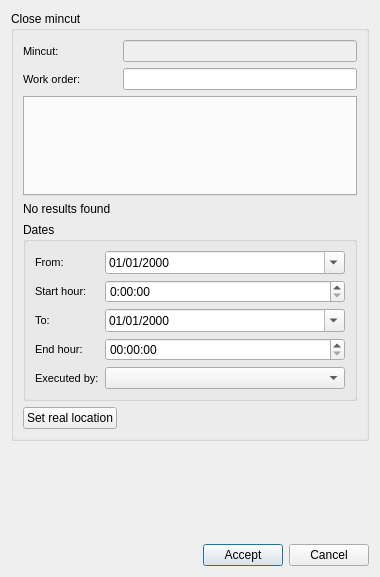
<?xml version="1.0" encoding="UTF-8"?>
<ui version="4.0">
 <class>dlg_mincut_end</class>
 <widget class="QDialog" name="dlg_mincut_end">
  <property name="geometry">
   <rect>
    <x>0</x>
    <y>0</y>
    <width>380</width>
    <height>577</height>
   </rect>
  </property>
  <property name="windowTitle">
   <string>Mincut end</string>
  </property>
  <layout class="QGridLayout" name="gridLayout_3">
   <item row="2" column="0">
    <spacer name="horizontalSpacer">
     <property name="orientation">
      <enum>Qt::Horizontal</enum>
     </property>
     <property name="sizeHint" stdset="0">
      <size>
       <width>155</width>
       <height>20</height>
      </size>
     </property>
    </spacer>
   </item>
   <item row="2" column="1">
    <widget class="QPushButton" name="btn_accept">
     <property name="sizePolicy">
      <sizepolicy hsizetype="Preferred" vsizetype="Fixed">
       <horstretch>0</horstretch>
       <verstretch>0</verstretch>
      </sizepolicy>
     </property>
     <property name="text">
      <string>Accept</string>
     </property>
    </widget>
   </item>
   <item row="2" column="2">
    <widget class="QPushButton" name="btn_cancel">
     <property name="sizePolicy">
      <sizepolicy hsizetype="Preferred" vsizetype="Fixed">
       <horstretch>0</horstretch>
       <verstretch>0</verstretch>
      </sizepolicy>
     </property>
     <property name="text">
      <string>Cancel</string>
     </property>
    </widget>
   </item>
   <item row="0" column="0" colspan="3">
    <widget class="QGroupBox" name="grb_close_mincut">
     <property name="title">
      <string>Close mincut</string>
     </property>
     <layout class="QGridLayout" name="gridLayout_2">
      <item row="1" column="1">
       <widget class="QLineEdit" name="work_order">
        <property name="enabled">
         <bool>true</bool>
        </property>
        <property name="styleSheet">
         <string notr="true"/>
        </property>
        <property name="text">
         <string/>
        </property>
        <property name="alignment">
         <set>Qt::AlignLeading|Qt::AlignLeft|Qt::AlignVCenter</set>
        </property>
       </widget>
      </item>
      <item row="0" column="0">
       <widget class="QLabel" name="lbl_mincut">
        <property name="font">
         <font>
          <pointsize>8</pointsize>
         </font>
        </property>
        <property name="frameShape">
         <enum>QFrame::NoFrame</enum>
        </property>
        <property name="frameShadow">
         <enum>QFrame::Plain</enum>
        </property>
        <property name="text">
         <string>Mincut:</string>
        </property>
        <property name="textFormat">
         <enum>Qt::AutoText</enum>
        </property>
        <property name="scaledContents">
         <bool>false</bool>
        </property>
        <property name="alignment">
         <set>Qt::AlignLeading|Qt::AlignLeft|Qt::AlignVCenter</set>
        </property>
        <property name="margin">
         <number>3</number>
        </property>
       </widget>
      </item>
      <item row="0" column="1">
       <widget class="QLineEdit" name="mincut">
        <property name="enabled">
         <bool>false</bool>
        </property>
        <property name="font">
         <font>
          <italic>false</italic>
         </font>
        </property>
        <property name="styleSheet">
         <string notr="true"/>
        </property>
        <property name="text">
         <string/>
        </property>
        <property name="alignment">
         <set>Qt::AlignLeading|Qt::AlignLeft|Qt::AlignVCenter</set>
        </property>
       </widget>
      </item>
      <item row="4" column="0" colspan="2">
       <widget class="QGroupBox" name="groupBox">
        <property name="title">
         <string>Dates</string>
        </property>
        <layout class="QGridLayout" name="gridLayout">
         <item row="0" column="0">
          <widget class="QLabel" name="lbl_start_date">
           <property name="font">
            <font>
             <pointsize>8</pointsize>
            </font>
           </property>
           <property name="frameShape">
            <enum>QFrame::NoFrame</enum>
           </property>
           <property name="frameShadow">
            <enum>QFrame::Plain</enum>
           </property>
           <property name="text">
            <string>From:</string>
           </property>
           <property name="textFormat">
            <enum>Qt::AutoText</enum>
           </property>
           <property name="scaledContents">
            <bool>false</bool>
           </property>
           <property name="alignment">
            <set>Qt::AlignLeading|Qt::AlignLeft|Qt::AlignVCenter</set>
           </property>
           <property name="margin">
            <number>3</number>
           </property>
          </widget>
         </item>
         <item row="1" column="1">
          <widget class="QTimeEdit" name="cbx_hours_start_fin">
           <property name="enabled">
            <bool>true</bool>
           </property>
           <property name="sizePolicy">
            <sizepolicy hsizetype="Expanding" vsizetype="Fixed">
             <horstretch>0</horstretch>
             <verstretch>0</verstretch>
            </sizepolicy>
           </property>
           <property name="layoutDirection">
            <enum>Qt::LeftToRight</enum>
           </property>
           <property name="styleSheet">
            <string notr="true"/>
           </property>
           <property name="frame">
            <bool>true</bool>
           </property>
           <property name="alignment">
            <set>Qt::AlignLeading|Qt::AlignLeft|Qt::AlignVCenter</set>
           </property>
           <property name="specialValueText">
            <string/>
           </property>
           <property name="keyboardTracking">
            <bool>true</bool>
           </property>
           <property name="currentSection">
            <enum>QDateTimeEdit::HourSection</enum>
           </property>
           <property name="displayFormat">
            <string>H:mm:ss</string>
           </property>
          </widget>
         </item>
         <item row="1" column="0">
          <widget class="QLabel" name="lbl_start_hour">
           <property name="font">
            <font>
             <pointsize>8</pointsize>
            </font>
           </property>
           <property name="frameShape">
            <enum>QFrame::NoFrame</enum>
           </property>
           <property name="frameShadow">
            <enum>QFrame::Plain</enum>
           </property>
           <property name="text">
            <string>Start hour:</string>
           </property>
           <property name="textFormat">
            <enum>Qt::AutoText</enum>
           </property>
           <property name="scaledContents">
            <bool>false</bool>
           </property>
           <property name="alignment">
            <set>Qt::AlignLeading|Qt::AlignLeft|Qt::AlignVCenter</set>
           </property>
           <property name="margin">
            <number>3</number>
           </property>
          </widget>
         </item>
         <item row="0" column="1">
          <widget class="QDateEdit" name="cbx_date_start_fin">
           <property name="enabled">
            <bool>true</bool>
           </property>
           <property name="sizePolicy">
            <sizepolicy hsizetype="Expanding" vsizetype="Fixed">
             <horstretch>0</horstretch>
             <verstretch>0</verstretch>
            </sizepolicy>
           </property>
           <property name="styleSheet">
            <string notr="true"/>
           </property>
           <property name="displayFormat">
            <string>dd/MM/yyyy</string>
           </property>
           <property name="calendarPopup">
            <bool>true</bool>
           </property>
          </widget>
         </item>
         <item row="2" column="0">
          <widget class="QLabel" name="lbl_end_date">
           <property name="font">
            <font>
             <pointsize>8</pointsize>
            </font>
           </property>
           <property name="frameShape">
            <enum>QFrame::NoFrame</enum>
           </property>
           <property name="frameShadow">
            <enum>QFrame::Plain</enum>
           </property>
           <property name="text">
            <string>To:</string>
           </property>
           <property name="textFormat">
            <enum>Qt::AutoText</enum>
           </property>
           <property name="scaledContents">
            <bool>false</bool>
           </property>
           <property name="alignment">
            <set>Qt::AlignLeading|Qt::AlignLeft|Qt::AlignVCenter</set>
           </property>
           <property name="margin">
            <number>3</number>
           </property>
          </widget>
         </item>
         <item row="3" column="0">
          <widget class="QLabel" name="lbl_end_hour">
           <property name="font">
            <font>
             <pointsize>8</pointsize>
            </font>
           </property>
           <property name="frameShape">
            <enum>QFrame::NoFrame</enum>
           </property>
           <property name="frameShadow">
            <enum>QFrame::Plain</enum>
           </property>
           <property name="text">
            <string>End hour:</string>
           </property>
           <property name="textFormat">
            <enum>Qt::AutoText</enum>
           </property>
           <property name="scaledContents">
            <bool>false</bool>
           </property>
           <property name="alignment">
            <set>Qt::AlignLeading|Qt::AlignLeft|Qt::AlignVCenter</set>
           </property>
           <property name="margin">
            <number>3</number>
           </property>
          </widget>
         </item>
         <item row="2" column="1">
          <widget class="QDateEdit" name="cbx_date_end_fin">
           <property name="sizePolicy">
            <sizepolicy hsizetype="Expanding" vsizetype="Fixed">
             <horstretch>0</horstretch>
             <verstretch>0</verstretch>
            </sizepolicy>
           </property>
           <property name="styleSheet">
            <string notr="true"/>
           </property>
           <property name="displayFormat">
            <string>dd/MM/yyyy</string>
           </property>
           <property name="calendarPopup">
            <bool>true</bool>
           </property>
          </widget>
         </item>
         <item row="3" column="1">
          <widget class="QTimeEdit" name="cbx_hours_end_fin">
           <property name="sizePolicy">
            <sizepolicy hsizetype="Expanding" vsizetype="Fixed">
             <horstretch>0</horstretch>
             <verstretch>0</verstretch>
            </sizepolicy>
           </property>
           <property name="styleSheet">
            <string notr="true"/>
           </property>
           <property name="calendarPopup">
            <bool>false</bool>
           </property>
          </widget>
         </item>
         <item row="4" column="0">
          <widget class="QLabel" name="lbl_executed">
           <property name="font">
            <font>
             <pointsize>8</pointsize>
            </font>
           </property>
           <property name="frameShape">
            <enum>QFrame::NoFrame</enum>
           </property>
           <property name="frameShadow">
            <enum>QFrame::Plain</enum>
           </property>
           <property name="text">
            <string>Executed by:</string>
           </property>
           <property name="textFormat">
            <enum>Qt::AutoText</enum>
           </property>
           <property name="scaledContents">
            <bool>false</bool>
           </property>
           <property name="alignment">
            <set>Qt::AlignLeading|Qt::AlignLeft|Qt::AlignVCenter</set>
           </property>
           <property name="margin">
            <number>3</number>
           </property>
          </widget>
         </item>
         <item row="4" column="1">
          <widget class="QComboBox" name="exec_user">
           <property name="sizePolicy">
            <sizepolicy hsizetype="Expanding" vsizetype="Fixed">
             <horstretch>0</horstretch>
             <verstretch>0</verstretch>
            </sizepolicy>
           </property>
          </widget>
         </item>
        </layout>
       </widget>
      </item>
      <item row="3" column="0" colspan="2">
       <widget class="QLabel" name="lbl_msg">
        <property name="text">
         <string>No results found</string>
        </property>
       </widget>
      </item>
      <item row="1" column="0">
       <widget class="QLabel" name="lbl_work_order">
        <property name="font">
         <font>
          <pointsize>8</pointsize>
         </font>
        </property>
        <property name="frameShape">
         <enum>QFrame::NoFrame</enum>
        </property>
        <property name="frameShadow">
         <enum>QFrame::Plain</enum>
        </property>
        <property name="text">
         <string>Work order:</string>
        </property>
        <property name="textFormat">
         <enum>Qt::AutoText</enum>
        </property>
        <property name="scaledContents">
         <bool>false</bool>
        </property>
        <property name="alignment">
         <set>Qt::AlignLeading|Qt::AlignLeft|Qt::AlignVCenter</set>
        </property>
        <property name="margin">
         <number>3</number>
        </property>
       </widget>
      </item>
      <item row="11" column="0">
       <widget class="QPushButton" name="btn_set_real_location">
        <property name="text">
         <string>Set real location</string>
        </property>
       </widget>
      </item>
      <item row="2" column="0" colspan="2">
       <widget class="QTabWidget" name="main_tab">
        <property name="sizePolicy">
         <sizepolicy hsizetype="Expanding" vsizetype="MinimumExpanding">
          <horstretch>0</horstretch>
          <verstretch>0</verstretch>
         </sizepolicy>
        </property>
        <property name="minimumSize">
         <size>
          <width>0</width>
          <height>100</height>
         </size>
        </property>
        <property name="currentIndex">
         <number>-1</number>
        </property>
       </widget>
      </item>
     </layout>
    </widget>
   </item>
   <item row="1" column="0" colspan="2">
    <spacer name="verticalSpacer">
     <property name="orientation">
      <enum>Qt::Vertical</enum>
     </property>
     <property name="sizeHint" stdset="0">
      <size>
       <width>20</width>
       <height>40</height>
      </size>
     </property>
    </spacer>
   </item>
  </layout>
 </widget>
 <tabstops>
  <tabstop>btn_accept</tabstop>
  <tabstop>btn_cancel</tabstop>
 </tabstops>
 <resources/>
 <connections/>
</ui>
